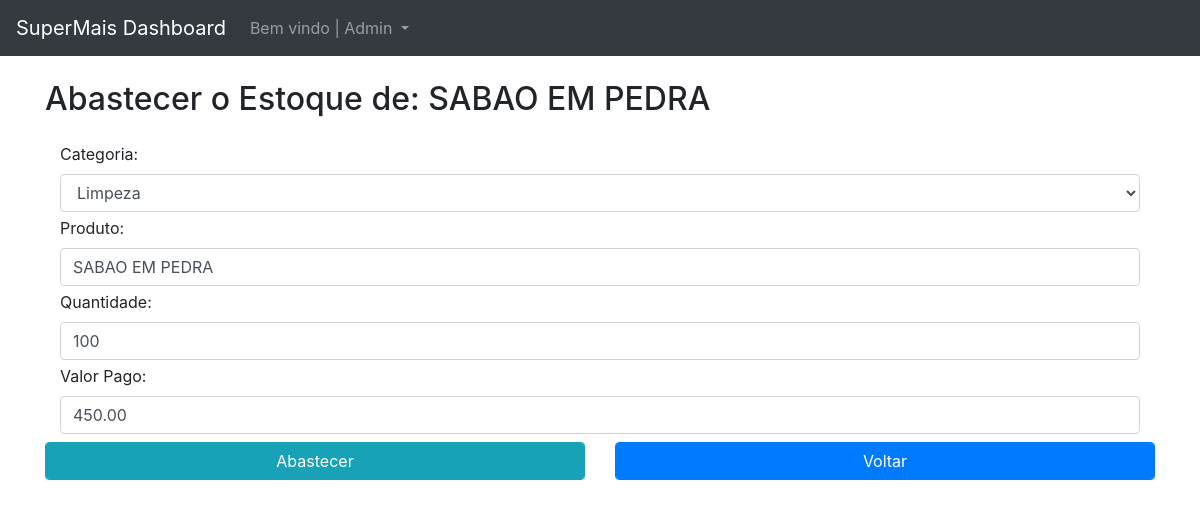
The app's page /dashboard/produtos/abastecimento/20, older data.
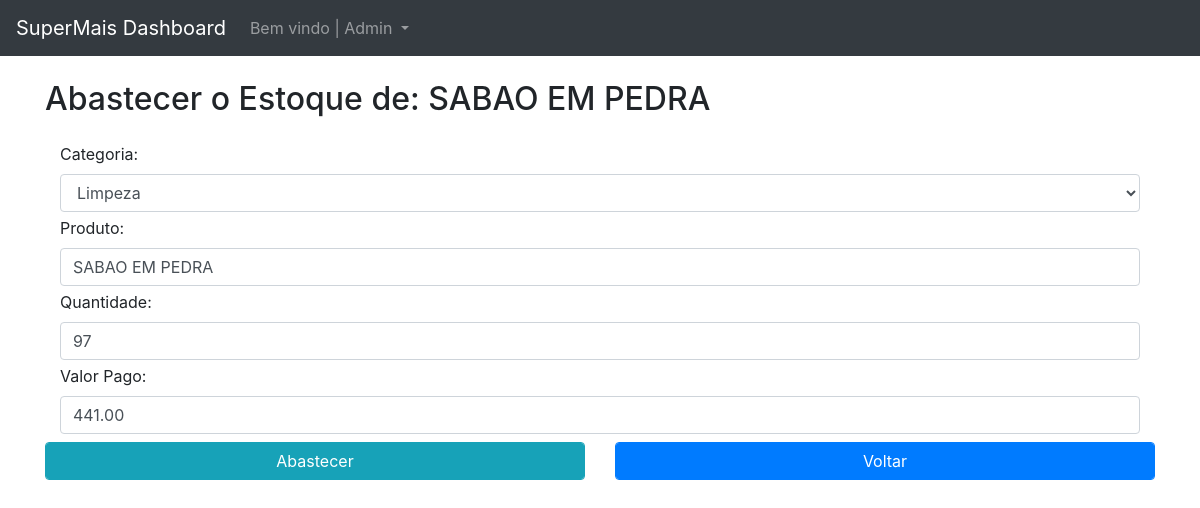
The same page, newer data.
### dashboard/models.py (models this page shows, shortened)
class Produto(models.Model):
    categoria = models.ForeignKey(Categoria, on_delete=models.CASCADE, verbose_name='Categoria')
    nome = models.CharField(max_length=150, unique=True, blank=False, null=False, verbose_name='Produto')
    quantidade = models.IntegerField(blank=False, null=False, verbose_name='Quantidade')
    valor_pago = models.DecimalField(max_digits=6, decimal_places=2, blank=False, null=False,verbose_name='Valor Pago')
    preco_medio = models.DecimalField(default=0.00, max_digits=5, decimal_places=2, blank=False, null=False,verbose_name='Preço de Venda',editable=False)
    data_criada = models.DateTimeField(auto_now_add=True, verbose_name='Criado')
    data_modificacao = models.DateTimeField(auto_now=True,verbose_name='Modificado')
    status = models.BooleanField(default=True, auto_created=True)

### dashboard/views.py (the view)
# urls.py: path('produtos/abastecimento/<int:id>', dash_nova_carga_produto, name='dash_nova_carga_produto'),
def dash_nova_carga_produto(request,id):
    produto = get_instacia(request,id)['produto']
    produto_old = {'id_produto':produto.id,'id_categoria':produto.categoria.id, 'id_nome':produto.nome, 'id_quantidade':produto.quantidade, 'id_valor_pago':produto.valor_pago}
    form = get_instacia(request,id)['form']
    rs_nome=request.POST.get('nome')
    rs_categoria=request.POST.get('categoria')
    if request.method == 'POST':
        if rs_nome == produto_old['id_nome'] and int(rs_categoria) == produto_old['id_categoria']:
            if form.is_valid():
                nova_carga = form.save(commit=False)
                nova_carga.quantidade += produto_old['id_quantidade']
                nova_carga.valor_pago += produto_old['id_valor_pago']
                nova_carga.preco_medio =nova_carga.valor_pago / nova_carga.quantidade
                nova_carga.status = True
                nova_carga.save()
                return redirect('dash_produtos')
        else:
            print('Categoria e Nome do produto não pode ser alterado')
            return render(request,'dashboard/produtos/dash_nova_carga_produto.html',get_instacia(request,id))
    else:
        print('else')
        return render(request,'dashboard/produtos/dash_nova_carga_produto.html',get_instacia(request,id))

### dashboard/forms.py
class ProdutoForm(forms.ModelForm):
    class Meta:
        model = Produto
        fields = ['categoria','nome','quantidade','valor_pago']
        widgets ={
            'categoria':forms.Select(attrs={'class':'form-control mb-1'}),
            'nome':forms.TextInput(attrs={'class':'form-control mb-1'}),
            'quantidade':forms.NumberInput(attrs={'class':'form-control mb-1','min':'1', 'max':'50'}),
            'valor_pago': forms.NumberInput(attrs={'class':'form-control mb-1','step':'0.01'})
        }

### dashboard/models.py (called while the page is built)
    def __str__(self):
        return self.nome

### dashboard/views.py (called while the page is built)
def get_instacia(request,id):
    contexto = {}
    produto = get_object_or_404(Produto, id=id)
    form = ProdutoForm(request.POST or None, instance=produto)
    contexto['form'] = form
    contexto['produto'] = produto
    return contexto

### dashboard/templates/dashboard/produtos/dash_nova_carga_produto.html (shortened to what this page needs)
{% extends 'base.html' %}
{% block navbar %}
{% include 'parciais/_dash_header.html' %}
{% endblock %}
{% block main %}
<div class="container mt-4">
    <h2>Abastecer o Estoque de: {{produto.nome}} </h2>
    <div class="row mt-4">
        <div class="col">
            <form action="{% url 'dash_nova_carga_produto' produto.id %}" method="POST">
                <div class="form-group col-md-12 mb-2">
                    {{ form }}
                </div>
                <div class="row">
                    <div class="col">
                        <button type="submit" class="form-control btn btn-info">Abastecer</button>
                    </div>
                    <div class="col">
                        <a href="{% url 'dash_produtos' %}" class="form-control btn btn-primary">Voltar</a>
                    </div>
                </div>
            </form>
        </div>
    </div>
</div>
{% endblock %}

Row changes from the older to the newer data that the page shows:
changed Produto "SABAO EM PEDRA": quantidade "100" → "97"; valor_pago "450.00" → "441.00"
